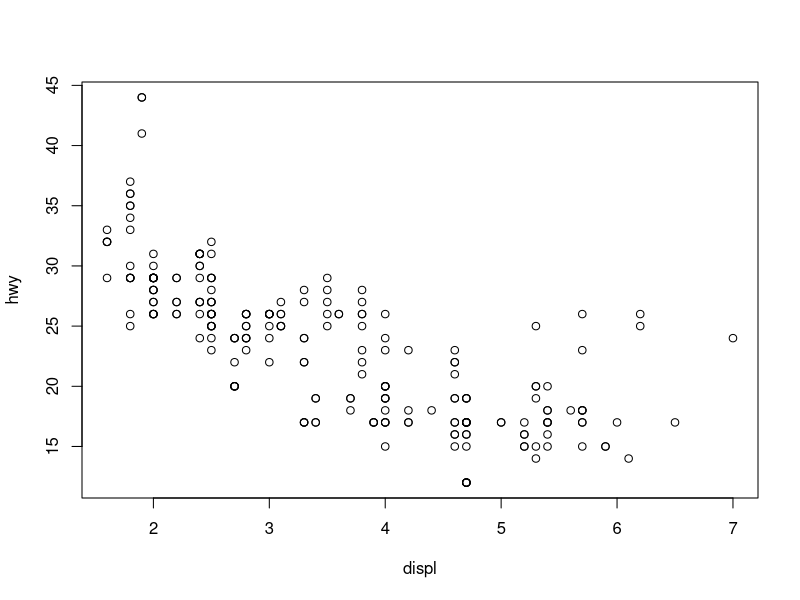
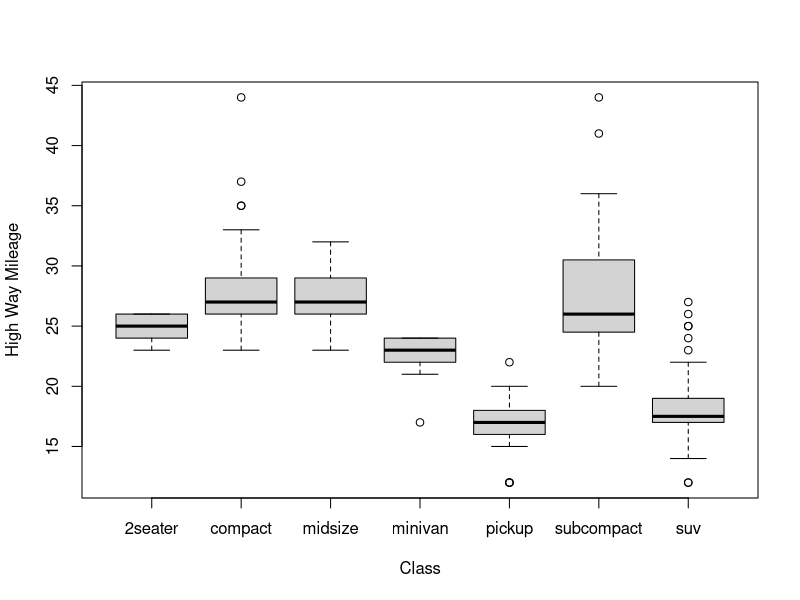

Write R code to recreate these figures, in order. (Note: this script raises an error after producing the figures.)
## ---- chunk 1
1+2
## ---- chunk 2
a=2+3
b<-10/a
a
b
## ---- chunk 3
a <- 3
b <- sqrt(a)
b
c <- 2i
d <- TRUE
d
as.numeric(d); as.character(b); is.complex(c)
## ---- chunk 4
# "#" indicates comment
# "<-" performs assignment operation (you can use "=" as well, but "<-" is preferred)
# numeric (double is the same as numeric)
d <- c(1,2,3)
# character
d <- c("1","2","3")
# you can covert at object with as.TYPE
# as. numeric changes the character vector created above to numeric
as.numeric(d)
# The conversion doesn't always work though
as.numeric("a")
## ---- chunk 5
x <- c(0.5, 0.6) ## numeric
x <- c(TRUE, FALSE) ## logical
x <- c(T, F) ## logical
x <- c("a", "b", "c") ## character
# The ":" operator can be used to generate integer sequences
x <- 9:29 ## integer
x <- c(1+0i, 2+4i) ## complex
x <- vector("numeric", length = 10)
# Coercion will occur when objects of different classes are mixed
y <- c(1.7, "a") ## character
y <- c(TRUE, 2) ## numeric
y <- c("a", TRUE) ## character
# Can also coerce explicitly
x <- 0:6
class(x)
as.logical(x)
## ---- chunk 6
x <- 1:4; y <- 6:9
x + y
x > 2
x * y
print( x[x >= 3] )
## ---- chunk 7
# Create a matrix using the matrix() function
m <- matrix(1:6, nrow = 2, ncol = 3)
m
dim(m)
attributes(m)
## ---- chunk 8
# Pass a dim attribute to a vector
m <- 1:10
m
dim(m) <- c(2, 5)
m
## ---- chunk 9
# Row binding and column binding
x <- 1:3
y <- 10:12
cbind(x, y)
rbind(x, y)

## ---- chunk 10
# Slicing
m
# element at 2nd row, 3rd column
m[2,3]
# entire i<sup>th</sup> row of m
m[2,]
# entire j<sup>th</sup> column of m
m[,3]
## ---- chunk 11
# Use the list() function to construct a list
x <- list(1, "a", TRUE, 1 + 4i)
x
## ---- chunk 12
# Each element in a vector can have a name
x <- 1:3
names(x)
names(x) <- c("a","b","c")
names(x)
x
## ---- chunk 13
# Lists
x <- list(a = 1, b = 2, c = 3)
x
# Names can be used to refer to individual element
x$a
## ---- chunk 14
# Columns and rows of matrices
m <- matrix(1:4, nrow = 2, ncol = 2)
dimnames(m) <- list(c("a", "b"), c("c", "d"))
m
## ---- chunk 15
m <- matrix(1:10, nrow = 2, ncol = 5)
str(matrix)
str(m)
str(str)
## ---- chunk 16
# Use the factor() function to construct a vector of factors
# The order of levels can be set by the levels keyword
x <- factor(c("yes", "yes", "no", "yes", "no"), levels = c("yes", "no"))
x
## ---- chunk 17
# Dates are stored internally as the number of days since 1970-01-01
x <- as.Date("1970-01-01")
x
as.numeric(x)
x+1
## ---- chunk 18
# Times are stored internally as the number of seconds since 1970-01-01
x <- Sys.time() ; x
as.numeric(x)
p <- as.POSIXlt(x)
names(unclass(p))
p$sec
## ---- chunk 19
x <- c(1,2, NA, 10,3)
is.na(x)
is.nan(x)
## ---- chunk 20
x <- c(1,2, NaN, NA,4)
is.na(x)
is.nan(x)
## ---- chunk 21
# Random generation from a uniform distribution.
runif(10, 2, 4)
# You can name the arguments in the function call.
runif(10, min = 2, max = 4)
# Given p value and degree of freedom, find the t-value.
qt(p=0.975, df = 8)
# The inverse of the above function call
pt(2.306, df = 8)
## ---- chunk 22
newDef <- function(a,b)
 {
     x = runif(10,a,b)
     mean(x)
 }
newDef(-1,1)
## ---- chunk 23
x <- c("a", "b", "c", "d")
# These loops have the same effect
# Loop through the indices
for(i in 1:4) {
  print(x[i])
}
# Loop using the seq_along() function
for(i in seq_along(x)) {
  print(x[i])
}
## ---- chunk 24
# Loop through the name
for(letter in x) {
  print(letter)
}
for(i in 1:4) print(x[i])
## ---- chunk 25
sum <- 1
while ( sum < 11 )
{
  sum <- sum + 2;
  print(sum);
}
## ---- chunk 26
sum <- 12
while (sum < 11 ) 
{
  sum <- sum + 2;
  print(sum);
}
## ---- chunk 27
sum <- 1
repeat
{
  sum <- sum + 2;
  print(sum);
  if (sum > 11)
    break;
}
## ---- chunk 28
sum <- 12
repeat
{
  sum <- sum + 2;
  print(sum);
  if (sum > 11)
    break;
}
## ---- chunk 29
x <- rnorm(5)
for(lupe in x)
 {
     if (lupe > 2.0)
         next

     if( (lupe<0.6) && (lupe > 0.5))
        break

    cat("The value of lupe is ",lupe,"\n");
 }
## ---- chunk 30
# X: array objects
# MARGIN: a vector giving the subscripts which the function will be applied over
# FUN: a function to be applied
str(apply)
x <- matrix(rnorm(200), 20, 10)
# Row means
apply(x, 1, mean)
## ---- chunk 31
# Column sums
apply(x, 2, sum)
# 25th and 75th Quantiles for rows
apply(x, 1, quantile, probs = c(0.25, 0.75))
## ---- chunk 32
dim(x)
# Change the dimensions of x
dim(x) <- c(2,2,50)
# Take average over the first two dimensions
apply(x, c(1, 2), mean)
rowMeans(x, dims = 2)
## ---- chunk 33
library(ggplot2)
library(plyr)
str(mpg)
str(ddply)
## ---- chunk 34
ddply(mpg, "cyl", summarise, mean = mean(cty))
## ---- chunk 35
str(read.table)
## ---- chunk 36
summary(mpg)
## ---- chunk 37
plot(hwy ~ displ, data=mpg)
## ---- chunk 38
boxplot(hwy ~ class, data = mpg, xlab = "Class", ylab = "High Way Mileage")
## ---- chunk 39
mpg <- transform(mpg, year = factor(year)) 
xyplot(hwy ~ displ | year*drv, mpg, layout = c(6,1))
## ---- chunk 40
qplot(displ, cty, data = mpg, color = drv)
## ---- chunk 41
qplot(displ, hwy, data = mpg, facets = drv ~ year)
## ---- chunk 42
library(RColorBrewer)
data(VADeaths)
par(mfrow=c(2,3))
hist(VADeaths,breaks=10, col=brewer.pal(3,"Set3"),main="Set3 3 colors")
hist(VADeaths,breaks=3 ,col=brewer.pal(3,"Set2"),main="Set2 3 colors")
hist(VADeaths,breaks=7, col=brewer.pal(3,"Set1"),main="Set1 3 colors")
hist(VADeaths,,breaks= 2, col=brewer.pal(8,"Set3"),main="Set3 8 colors")
hist(VADeaths,col=brewer.pal(8,"Greys"),main="Greys 8 colors")
hist(VADeaths,col=brewer.pal(8,"Greens"),main="Greens 8 colors")
## ---- chunk 43
plot(AirPassengers,type="l")  #Simple Line Plot
## ---- chunk 44
barplot(iris$Petal.Length) #Creating simple Bar Graph
## ---- chunk 45
barplot(iris$Sepal.Length,col  = brewer.pal(3,"Set1"))
## ---- chunk 46
barplot(table(iris$Species,iris$Sepal.Length),col  = brewer.pal(3,"Set1")) #Stacked Plot
## ---- chunk 47
boxplot(iris$Petal.Length~iris$Species) #Creating Box Plot between two variable
## ---- chunk 48
data(iris)
par(mfrow=c(2,2))
boxplot(iris$Sepal.Length,col="red")
boxplot(iris$Sepal.Length~iris$Species,col="red")
boxplot(iris$Sepal.Length~iris$Species,col=heat.colors(3))
boxplot(iris$Sepal.Length~iris$Species,col=topo.colors(3))
## ---- chunk 49
plot(x=iris$Petal.Length) #Simple Scatter Plot
plot(x=iris$Petal.Length,y=iris$Species) #Multivariate Scatter Plot
plot(iris,col=brewer.pal(3,"Set1"))
pie(table(iris$Species))
## ---- chunk 50
#library(ggplot2) to get diamonds dataset
library(hexbin)
a=hexbin(diamonds$price,diamonds$carat,xbins=40)
library(RColorBrewer)
plot(a)
## ---- chunk 51
# We can also create a color palette and then use the hexbin plot function for a better visual effect. 
rf <- colorRampPalette(rev(brewer.pal(40,'Set3')))
hexbinplot(diamonds$price~diamonds$carat, data=diamonds, colramp=rf)
## ---- chunk 52
data(HairEyeColor)
mosaicplot(HairEyeColor)
## ---- chunk 53
heatmap(as.matrix(mtcars))
## ---- chunk 54
image(as.matrix(mtcars[2:7]))
## ---- chunk 55
cor(iris[1:4])
## ---- chunk 56
corrgram(iris)
